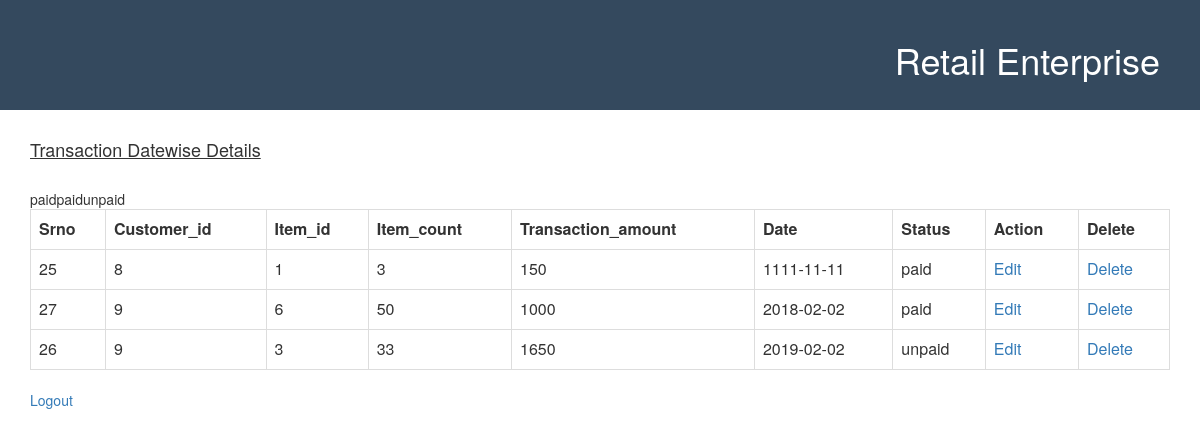
/Transaction_Datewise.php, run on the app's committed database.
### tables this page shows
CREATE TABLE `transaction` (
  `transaction_id` int(11) NOT NULL,
  `customer_id` int(11) NOT NULL,
  `item_id` int(11) NOT NULL,
  `item_count` int(11) NOT NULL,
  `transaction_amount` int(11) NOT NULL,
  `trans_date` date NOT NULL,
  `status` varchar(200) NOT NULL
);

### Transaction_Datewise.php (the view, shortened to what this page needs)
 <?php
$con = new mysqli("localhost", "root", "", "shop_inventory");
$query = "SELECT * FROM transaction order by trans_date ";
$result = $con->query($query);
  ?>
  <head>
  <link rel="stylesheet" type="text/css" href="css/style.css">
	<link rel="stylesheet" href="https://maxcdn.bootstrapcdn.com/bootstrap/3.3.5/css/bootstrap.min.css">
  </head>
 <div class="header">
	  <div class="header-right">
		<a class="active" href="#"><h1>Retail Enterprise</h1></a>
	  </div>
</div>
<div class="container">
<br>
<h4> <u> Transaction Datewise Details</u></h4>
<br>
  <table class="table table-bordered"  border="1" cellspacing="5" cellpadding="5" rules="all">
	<tr>
  		<th>Srno</th>
  		<th>Customer_id</th>
  		<th>Item_id</th>
      <th>Item_count</th>
      <th>Transaction_amount</th>
      <th>Date</th>
      <th>Status</th>
  		<th>Action</th>
  		<th>Delete</th>
  	</tr>
<?php
while ($data = $result->fetch_assoc()) {
	echo "<tr>";
		echo "<td>".$data['transaction_id']."</td>";
		echo "<td>".$data['customer_id']."</td>";
		echo "<td>".$data['item_id']."</td>";
		echo "<td>".$data['item_count']."</td>";
		echo "<td>".$data['transaction_amount']."</td>";
    echo "<td>".$data['trans_date']."</td>";
    echo "<td>".$data['status']."</td>";
		echo "<td><a href=edit_transaction.php?item_id=".$data['transaction_id'].">Edit</td>";
		echo "<td><a href=delete_transaction.php?item_id=".$data['transaction_id'].">Delete</td>";
	echo "</tr>";
}
 ?>
  </table>
<p><a href="logout.php">Logout</a></p>

### css/style.css (style rules this page uses)
.header { overflow: hidden; background-color: #34495E; padding: 20px 10px; }
.header a { color: black; text-align: center; text-decoration: none; font-size: 18px; line-height: 25px; border-radius: 4px; }
.header a.active { color: white; }
.header-right { float: right; color : white; margin-right :30px; }

### data on the page
transaction: transaction_id "25", customer "8", item "1", item_count "3", transaction_amount "150", trans_date "1111-11-11", status "paid"
transaction: transaction_id "27", customer "9", item "6", item_count "50", transaction_amount "1000", trans_date "2018-02-02", status "paid"
transaction: transaction_id "26", customer "9", item "3", item_count "33", transaction_amount "1650", trans_date "2019-02-02", status "unpaid"
